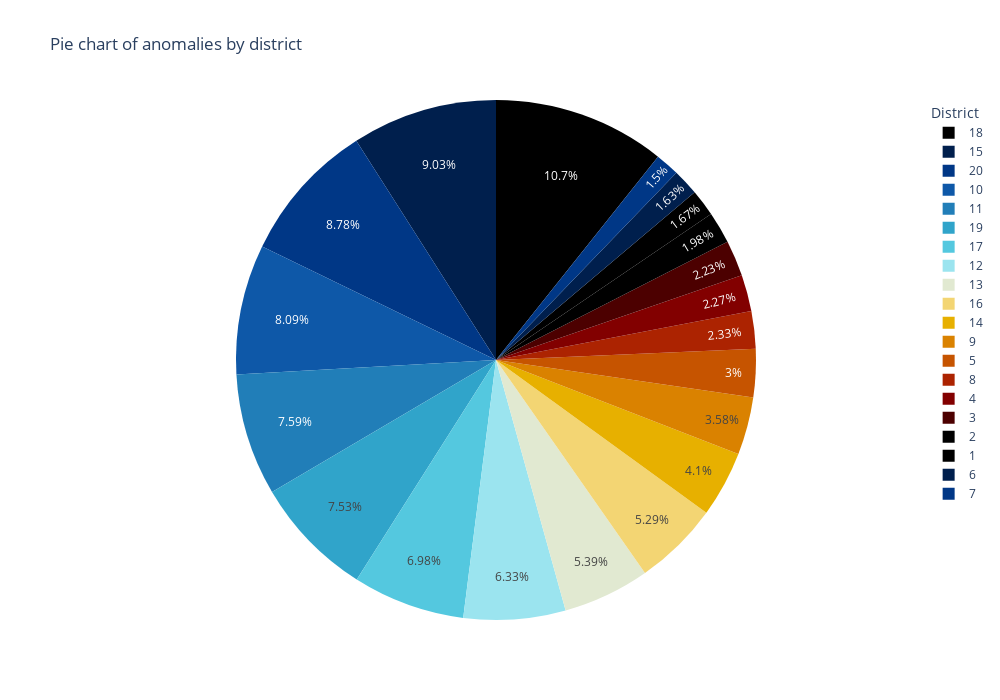

Notebook code cell kept with this figure:
### Code cell
import plotly.express as px


fig = px.pie(arrondissement_count, values='ARRONDISSEMENT',
            names=arrondissement_count.index, 
            title='Pie chart of anomalies by district',
            color='ARRONDISSEMENT',
            color_discrete_sequence=px.colors.cyclical.IceFire,
            labels={'index': "Number", 'ARRONDISSEMENT': 'Anomalies' }, height=400)
fig.update_layout(width=1000,
    height=700,
    legend_title_text='District'
)

fig.show()

### Figure 1 — Plotly figure (JSON) as saved in the notebook; plotly's stock layout.template omitted (floating-point values rounded to 4 significant figures)
{"data": [{"customdata": [[221234], [186519], [181347], [167116], [156780], [155549], [144246], [130825], [111478], [109372], [84805], [74016], [61946], [48050], [46946], [46155], [40848], [34424], [33771], [30939]], "domain": {"x": [0, 1], "y": [0, 1]}, "hovertemplate": "Number=%{label}<br>Anomalies=%{customdata[0]}<extra></extra>", "labels": [18, 15, 20, 10, 11, 19, 17, 12, 13, 16, 14, 9, 5, 8, 4, 3, 2, 1, 6, 7], "legendgroup": "", "marker": {"colors": ["#000000", "#001f4d", "#003786", "#0e58a8", "#217eb8", "#30a4ca", "#54c8df", "#9be4ef", "#e1e9d1", "#f3d573", "#e7b000", "#da8200", "#c65400", "#ac2301", "#820000", "#4c0000", "#000000", "#000000", "#001f4d", "#003786"]}, "name": "", "showlegend": true, "type": "pie", "values": [221234, 186519, 181347, 167116, 156780, 155549, 144246, 130825, 111478, 109372, 84805, 74016, 61946, 48050, 46946, 46155, 40848, 34424, 33771, 30939]}], "layout": {"height": 700, "legend": {"title": {"text": "District"}, "tracegroupgap": 0}, "piecolorway": ["#000000", "#001f4d", "#003786", "#0e58a8", "#217eb8", "#30a4ca", "#54c8df", "#9be4ef", "#e1e9d1", "#f3d573", "#e7b000", "#da8200", "#c65400", "#ac2301", "#820000", "#4c0000", "#000000"], "title": {"text": "Pie chart of anomalies by district"}, "width": 1000}}
